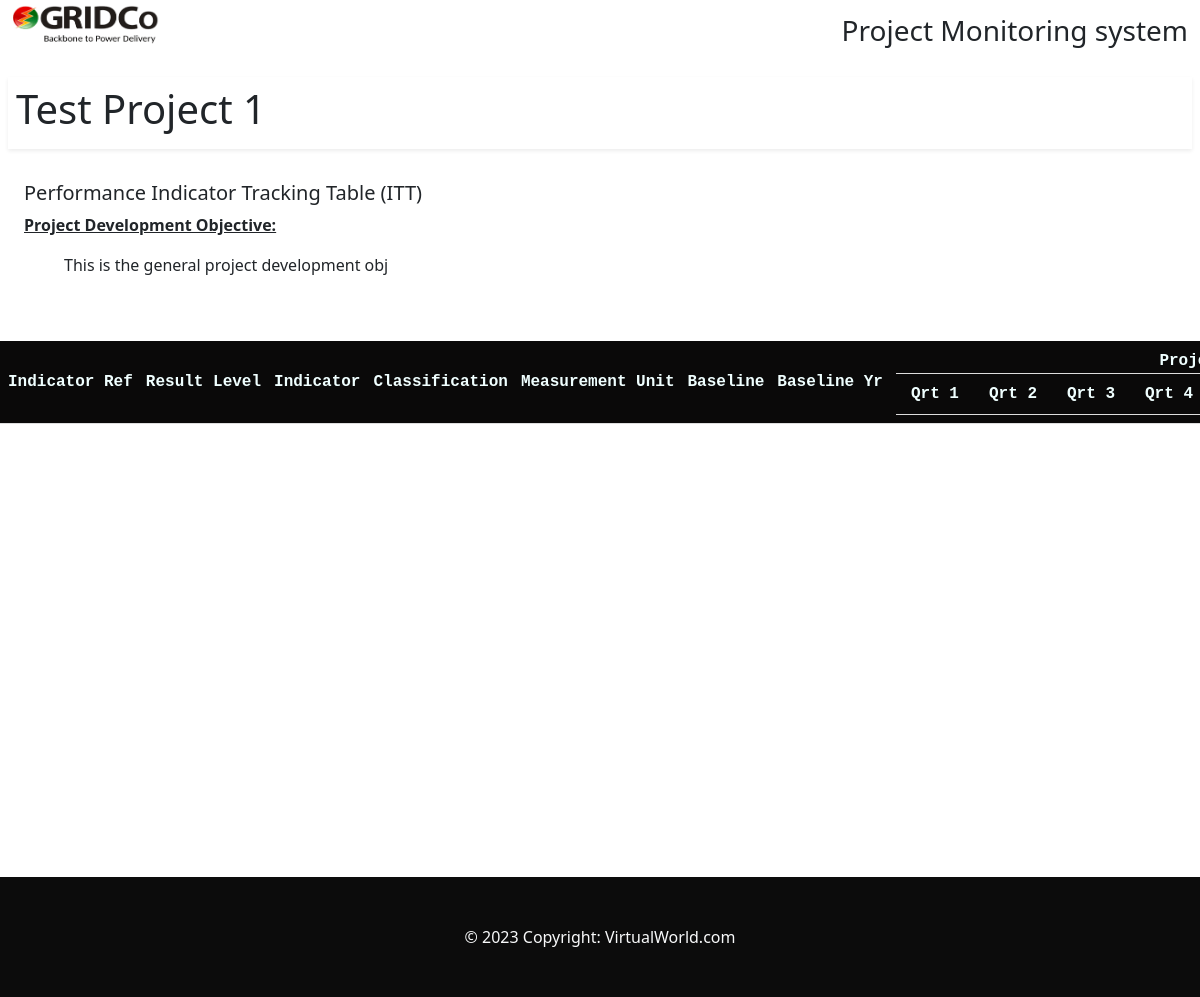
/project/1, run on an earlier commit of the app's database.
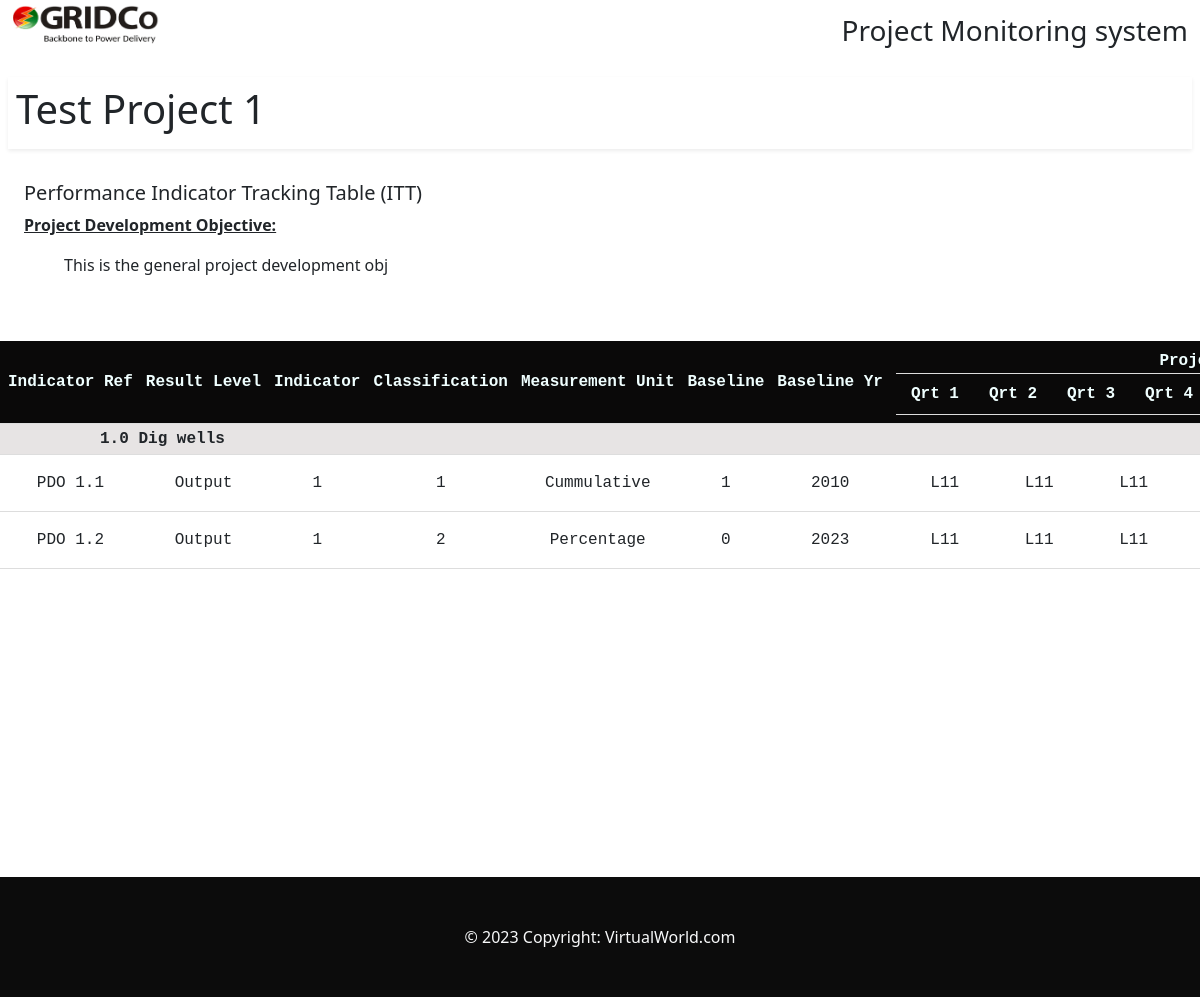
And on a later commit of the database.
### baseApp/models.py (models this page shows, shortened)
class Project(models.Model):
    creator = models.ForeignKey(CustomUser, related_name='creator',
    null=True, blank=True, on_delete=models.SET_NULL)
    project_years = models.ManyToManyField(ProjectYear, related_name="projects", blank=True)
    name = models.CharField(max_length=250)
    duration = models.IntegerField()
    genPDO = models.CharField(max_length=1000)
    reporters = models.ManyToManyField(CustomUser, related_name='editing_projects', blank=True)
    collection_freq = models.ForeignKey(CollectionFrequency, on_delete=models.SET_NULL,
    null=True, related_name='projects', blank=True)
    created = models.DateField(auto_now_add=True)
    def get_year_entries(self):
        freq = self.collection_freq
        entries = [f"{freq.prefix} {position}" for position in range(1, freq.num_entries+1)]
        return entries

class ProjectYear(models.Model):
    year_num = models.IntegerField()
    collection_freq = models.ForeignKey(CollectionFrequency,
    on_delete=models.SET_NULL, related_name='project_year', blank=True, null=True)

class Pdo(models.Model):
    name = models.CharField(max_length=250)
    pdo_num = models.IntegerField()
    project = models.ForeignKey(Project, on_delete=models.CASCADE, related_name="pdos")
    class Meta:
        verbose_name_plural = "Project Dev. Objectives"
        ordering = ['project']
        constraints = [
            models.UniqueConstraint(
                fields=['project', 'pdo_num'], name='unique_pdo_num'
            )
        ]

class SubPDO(models.Model):
    indicator = models.CharField(
        max_length=20,
        choices = INDICATOR_CHOICES,
        default = ""
    )
    result_level = models.CharField(
        max_length=20,
        choices = RESULT_LEVEL_CHOICES,
        default = ""
    )
    classification = models.CharField(
        max_length=20,
        choices = CLASSIFICATION_CHOICES,
        default = ""
    )
    measurement_unit = models.CharField(
        max_length=20,
        choices = MEASUREMENT_UNIT_CHOICES,
        default = ""
    )
    pdo = models.ForeignKey(Pdo, related_name='subpdos', on_delete=models.CASCADE)
    baseline = models.IntegerField(default=1)
    baselineyear = models.IntegerField()
    actual_to_date = models.DecimalField(decimal_places=2, max_digits=10, null=True, blank=True)
    end_target = models.DecimalField(decimal_places=2, max_digits=10, null=True, blank=True)
    perc_complete = models.DecimalField(decimal_places=2, max_digits=10, null=True, blank=True)
    detailed_data_src = models.CharField(max_length=1000, null=True, blank=True)
    comments = models.CharField(max_length=1000, null=True, blank=True)
    subpdo_id = models.CharField(max_length=25, null=True, blank=True)

### baseApp/views.py (the view)
# urls.py: path('project/<str:pk>', views.ProjectView.as_view(), name='project'),
class ProjectView(DetailView):
    model = Project
    context_object_name = 'project'
    template_name = 'baseApp/project.html'
    def get_context_data(self, *args, **kwargs):
        context = super().get_context_data()
        context['year_entries'] = self.get_object().get_year_entries()
        context['year_collection_freq_range'] = range(self.get_object().collection_freq.num_entries)
        return context

### baseApp/templates/baseApp/project.html (shortened to what this page needs)
{% extends "main.html" %}
{% block content %}
<section class="vh-100">
  <div class="shadow-sm p-2 m-2">
    <h1>{{project.name}}</h1>
  </div>
  <div class="p-4">
    <h5>Performance Indicator Tracking Table (ITT)</h5>
    <p>
      <strong><u>Project Development Objective:</u></strong> <br>
      <p style="padding-left: 40px;">{{project.genPDO}}</p>
    </p>
  </div>
  <div class="mt-4 project-table">
      <table>
        <tr>
          <th>Indicator Ref</th>
          <th>Result Level</th>
          <th>Indicator</th>
          <th>Classification</th>
          <th>Measurement Unit</th>
          <th>Baseline</th>
          <th>Baseline Yr</th>
          {% for year in project.project_years.all %}
          <th>
            Project Year {{year.year_num}}
            <table>
              <tr>
                {% for entry in year_entries %}
                  <th class="nested-th">{{entry}} </th>
                {% endfor %}
              </tr>
            </table>
          </th>
          {% endfor %}
        </tr>
        {% for pdo in project.pdos.all %}
          <tr>
            <td colspan="12" class="group-label" style="text-align: left; padding-left: 100px;">{{pdo.pdo_num}}.0 {{pdo.name}}</td>
          </tr>
          {% for subpdo in pdo.subpdos.all %}
            <tr>
              <td>{{ subpdo.subpdo_id }}</td>
              <td>{{ subpdo.result_level }}</td>
              <td>{{ subpdo.indicator }}</td>
              <td>{{ subpdo.classification }}</td>
              <td>{{ subpdo.measurement_unit }}</td>
              <td>{{ subpdo.baseline }}</td>
              <td>{{ subpdo.baselineyear }}</td>
              {% for year in project.project_years.all %}
                <td>
                  <table class="w-100">
                    <tr>
                      {% for entry_Value in year_collection_freq_range %}
                      <td class="nested-td">L11</td>
                      {% endfor %}
                    </tr>
                  </table>
                </td>
              {% endfor %}
            </tr>
          {% endfor %}
        {% endfor %}
      </table>
  </div>
</section>
{% endblock content %}

### templates/main.html (shortened to what this page needs)
{% load static %}
<!DOCTYPE html>
<html lang="en">
<head>
    <link rel="stylesheet" href="{% static 'css/login.css' %}">
    <link rel="stylesheet" href="{% static 'css/index.css' %}">
    <link
    rel="stylesheet"
    href="https://cdn.jsdelivr.net/npm/bootstrap-icons@1.3.0/font/bootstrap-icons.css"
      />
    <link
    rel="stylesheet"
    href="https://stackpath.bootstrapcdn.com/bootstrap/5.0.0-alpha1/css/bootstrap.min.css"
    />
    <link rel="stylesheet" href="{% static '/css/styles.css' %}"/>
</head>
<body>
    <nav
    class="navbar .navbar-expand-lg navbar-ba py-1"
    style="background-color: white;"
    >
    <div class="container-fluid">
        <div class="">
            <a class="navbar-brand" href="{% url 'index' %}">
                <img
                  src="{% static 'images/Gridco.png' %}"
                  width="160"
                  height="60"
                  class="d-inline-block align-text-top"
                />
              </a>
        </div>
        <div class="name-title">
            <h3>Project Monitoring system</h3>
        </div>
    </div>
    </nav>
    <main>
        {% block content %}
        {% endblock content %}
    </main>
    <footer class="page-footer font-small py-5">
        <div class="footer-copyright text-light text-center">© 2023 Copyright:
          <a class="text-light" href="/"> VirtualWorld.com</a>
        </div>
    </footer>
</body>
</html>

### static/css/login.css (style rules this page uses)
body { box-sizing: border-box; margin: 0 0 0 0; background-attachment: fixed; background-repeat: no-repeat; background-size: 100em; background-position-x: right; }

### static/css/index.css (style rules this page uses)
a { text-decoration:none; color: black; }

### static/css/styles.css (style rules this page uses)
a { text-decoration: none; color: black; }
table { font-family:'Courier New', Courier, monospace; border-collapse: collapse; width: max-content; overflow: scroll; }
td, th { border-bottom: 1px solid #dddddd; text-align: left; padding: 8px; text-align: center; padding-right: 5px; }
.nested-th { border-top: 1px solid #dddddd; padding-left: 15px; padding-right: 15px; }
.nested-td { border: none; }
th { background-color: #0a0909; color: azure; }
.group-label { text-align: center; background-color: #e7e4e4; font-weight: bold; padding: 3px 0; }
.project-table { width: 100%; overflow: scroll; }
footer { background-color: rgb(12, 12, 12); }

What changed in the data, as far as the page shows it:
added Pdo: pdo_num "1", name "Dig wells"
added SubPDO: subpdo_id "PDO 1.1", result_level "Output", indicator "1", classification "1", measurement_unit "Cummulative", baseline "1", baselineyear "2010"
added SubPDO: subpdo_id "PDO 1.2", result_level "Output", indicator "1", classification "2", measurement_unit "Percentage", baseline "0", baselineyear "2023"
